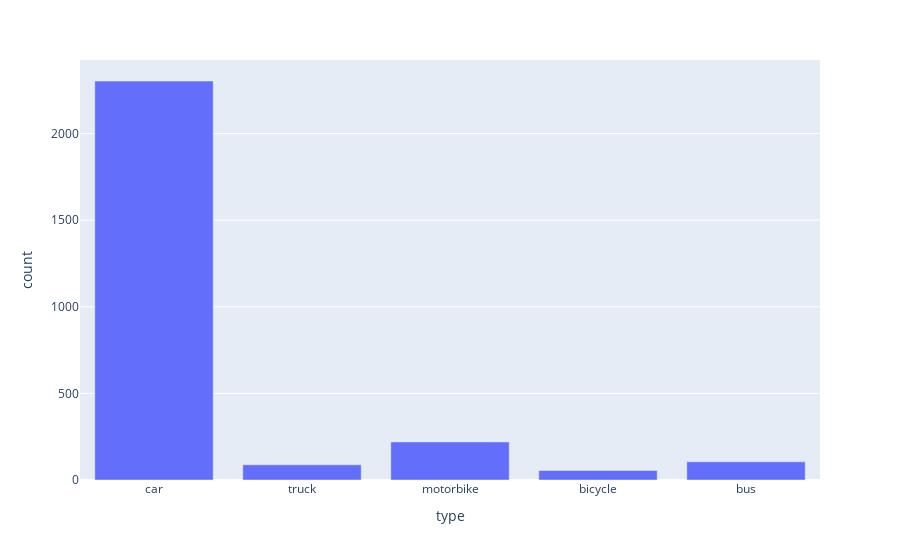

The notebook cell saved with this chart:
### Code cell
fig = px.bar(vehicles, x="type", y="count")
fig.show()

### Figure 1 — Plotly figure (JSON) as saved in the notebook; plotly's stock layout.template omitted (floating-point values rounded to 4 significant figures)
{"data": [{"alignmentgroup": "True", "hovertemplate": "type=%{x}<br>count=%{y}<extra></extra>", "legendgroup": "", "marker": {"color": "#636efa"}, "name": "", "offsetgroup": "", "orientation": "v", "showlegend": false, "textposition": "auto", "type": "bar", "x": ["car", "truck", "motorbike", "bicycle", "bus"], "xaxis": "x", "y": [2304, 88, 220, 55, 105], "yaxis": "y"}], "layout": {"barmode": "relative", "legend": {"tracegroupgap": 0}, "margin": {"t": 60}, "xaxis": {"anchor": "y", "domain": [0, 1], "title": {"text": "type"}}, "yaxis": {"anchor": "x", "domain": [0, 1], "title": {"text": "count"}}}}
